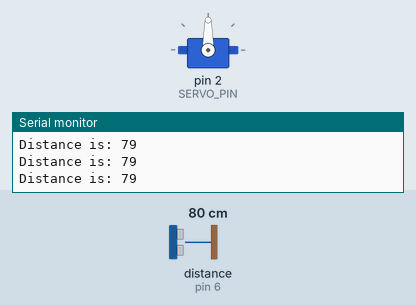
This sketch was run on a simulated Arduino Uno, built with avr-gcc and run on an emulated ATmega328P. Shown: servo, the last lines printed to the serial monitor. Wiring (inferred from the names in the program): ultrasonic range finder: trigger pin 7; echo pin 6. Inputs (shaded band) come from the test bench; at power-on: distance to the obstacle (sensor on pin 6) 80 cm. The echo pulse lasts 58.3 µs per cm.

Above: at 1.2 s.
1.3 s: distance to the obstacle (sensor on pin 6) set to 17 cm
4.3 s: distance to the obstacle (sensor on pin 6) set to 13 cm
At 7.2 s:
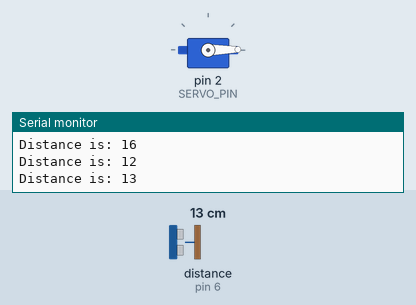
7.3 s: distance to the obstacle (sensor on pin 6) set to 18 cm
At 7.9 s:
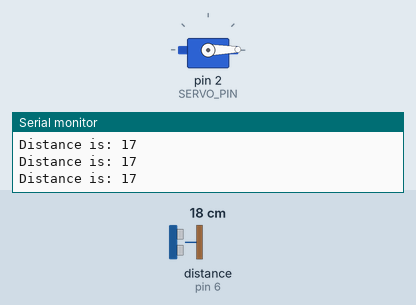
8.8 s: distance to the obstacle (sensor on pin 6) set to 2 cm
At 9.42 s:
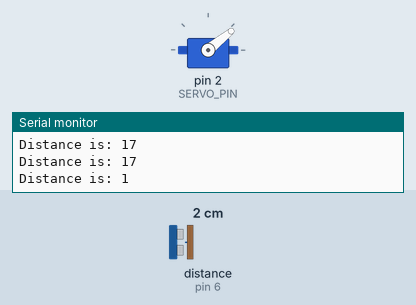
Timing chart, 0 to 12.8 s (numbered marks = the images above; inputs shaded):
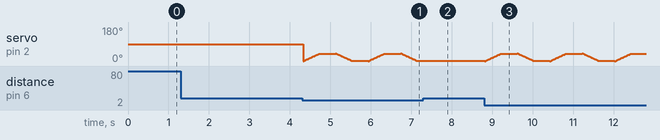

The sketch:

Hello_Robot.ino
```cpp
// Include Libraries
#include "Servo.h"
#include "String.h"

// Pin Definitions
#define SERVO_PIN       2
#define ECHO_PIN        6
#define TRIG_PIN        7

// Define servo object and declare variables
Servo servo;
long duration, cm;
int limit = 15;         // this variable sets the limit of our sensor - robot only waves if something is within 15 cm

/**
 * This function is run once before the loop function
 * Put initialising code in here
 */
void setup()
{
    // Connect sensors and servo
    pinMode(TRIG_PIN, OUTPUT);
    pinMode(ECHO_PIN, INPUT);
    servo.attach(SERVO_PIN);

    // wait for serial port to connect
    Serial.begin(9600);
    while (!Serial);
    Serial.println("Starting");

}

/**
 * This is the main part of the code, and this function is run over and over again
 * 1. Get the pulse travel time
 * 2. Calculate the distance travelled
 * 3. Print the distance to the Serial Monitor
 * 4. If an object is close enough, make the robot wave
 */
void loop()
{
    duration = get_pulse_duration();
    cm = ms_to_cm(duration);
    Serial.println("Distance is: " + String(cm));
    if (cm < limit) {wave(0, 40);}
}

/**
 * Send a pulse to the ultrasonic sensor, then count how long it takes for the pulse to return
 */
long get_pulse_duration() {
    digitalWrite(TRIG_PIN, HIGH);
    delayMicroseconds(10);
    digitalWrite(TRIG_PIN, LOW);
    return pulseIn(ECHO_PIN, HIGH);
}

/**
 * Convert between ultrasonic signal time (in microseconds) and distance travelled (centimetres)
 * Using formula d = v * t
 */
long ms_to_cm(long microseconds) {
    double speed_sound = 0.0343;            // in centimetres per microseconds
    return microseconds * speed_sound / 2;  // divide by 2 since the signal travels forwards and backwards
}

/**
 * Slowly move the servo between angle1 and angle2
 * Angle2 must be greater than Angle1
 */
void wave(int angle1, int angle2) {
    // Starting at angle1, increment the servo angle until it is angle2
    for (int pos = angle1; pos < angle2; pos++) {
        servo.write(pos);
        delay(10);
    }
    delay(400);

    // Starting at angle2, decrement the servo angle until it is angle1
    for (int pos = angle2; pos > angle1; pos--) {
        servo.write(pos);
        delay(10);
    }
    delay(400);
}
```

Measured:
- the behaviour switches between 16 and 15 cm on distance to the obstacle (sensor on pin 6) (found by bisection; images 0 and 1)
- after the input at 7.3 s, servo on pin 2 (SERVO_PIN): stops changing and stays 1°
